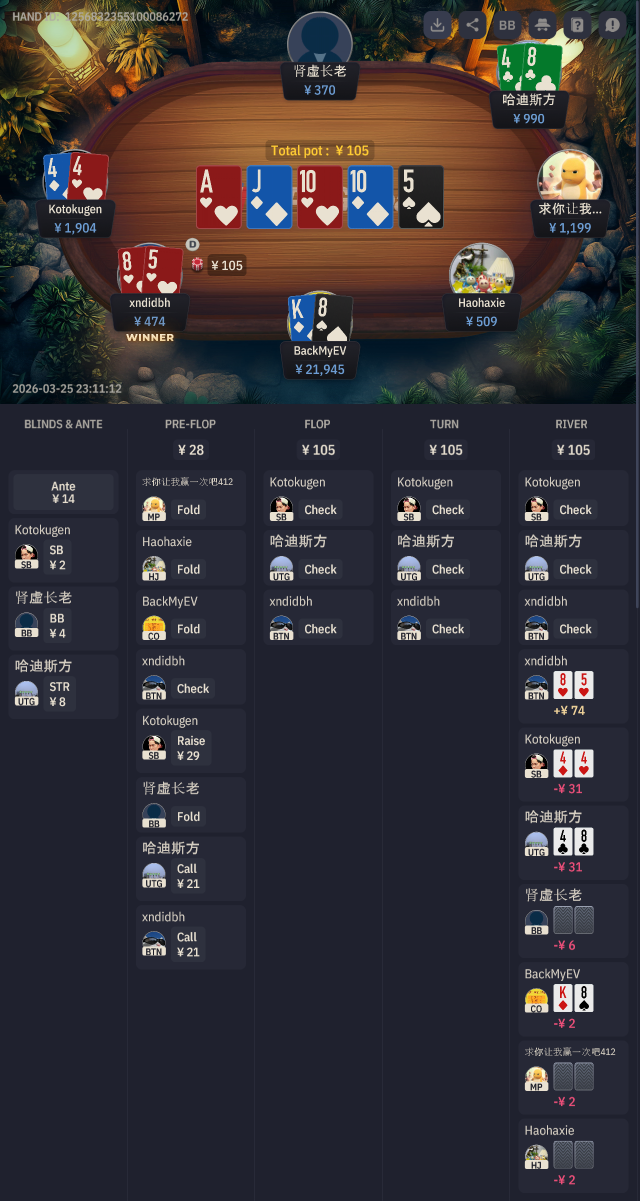
#> input picture ocr-service/ocrtestMain.png, 1280 x 2402 px (shown at 1/2 size)
$ python test_pipeline.py
#> lines starting #> are read from the running program, lines starting #| are printed output that depends on the picture
### ocr-service/engine.py
import re
import os
import json
import logging
import time

import cv2
import numpy as np

logger = logging.getLogger(__name__)

# ─────────────────────────────────────────────
# Card Recognition Utilities
# ─────────────────────────────────────────────

VALID_RANKS = frozenset({'a', 'k', 'q', 'j', 't', '10', '9', '8', '7', '6', '5', '4', '3', '2'})

RANK_MAP = {
    '10': '10', '1o': '10', 'io': '10', 'l0': '10',
    '1': 'A',
    '09': '9', '06': '6', '08': '8', '07': '7',
    '05': '5', '04': '4', '03': '3', '02': '2',
    'o9': '9', 'o6': '6', 'o8': '8', 'o4': '4',
    'ok': 'K', 'oq': 'Q', 'oj': 'J',
}

# Pre-compiled regex patterns (avoid re-compiling per call)
_RE_RANK_SUIT = re.compile(r'^((?:10|[2-9TJQKA]))([HDCS])$', re.IGNORECASE)
_RE_RANK_SUIT_VALID = re.compile(r'^(?:10|[2-9TJQKA])[HDCS]$', re.IGNORECASE)


# [40 lines left out: functions normalize_card_rank, is_valid_card_rank, not called in this run]


# ─────────────────────────────────────────────
# LayoutEngine
# ─────────────────────────────────────────────
class LayoutEngine:
    def __init__(self, config_path="layout_config.json"):
        if os.path.exists(config_path):
            with open(config_path, 'r') as f:
                self.config = json.load(f)
        else:
            self.config = {"layouts": []}
        self.templates_dir = "templates/anchors"
        self._x_scale = 1.0

        # Cache anchor templates at init — avoid cv2.imread per frame
        self._anchor_cache = {}
        for layout in self.config.get('layouts', []):
            anchor_file = layout.get('anchor_file')
            if anchor_file:
                template_path = os.path.join(self.templates_dir, anchor_file)
                if os.path.exists(template_path):
                    img = cv2.imread(template_path, 0)
                    if img is not None:
                        self._anchor_cache[anchor_file] = img

    def match_layout(self, image, ocr_engine=None):
        """
        Multi-signal layout detection.
        Score = anchor_match (70%) + aspect_ratio bonus (30%).
        OCR keyword matching is optional and skipped if ocr_engine is None.
        Returns (layout_dict, score) for best match above threshold.
        """
        gray = cv2.cvtColor(image, cv2.COLOR_BGR2GRAY)
        h, w = image.shape[:2]
        aspect_ratio = w / float(h)

        # Call OCR only if an engine is provided (for backward compat)
        ocr_results = []
        if ocr_engine:
            try:
                res = ocr_engine.ocr(image, cls=False)
                if res and res[0]:
                    ocr_results = res[0]
            except Exception as e:
                logger.warning(f"[LayoutEngine] OCR signal failed: {e}")

        best_match = None
        max_score = -1
        anchor_weight = 0.6 if ocr_results else 0.7

        for layout in self.config.get('layouts', []):
            score = 0.0

            # Signal 1: Anchor template matching (from cache)
            anchor_file = layout.get('anchor_file')
            if anchor_file:
                template = self._anchor_cache.get(anchor_file)
                if template is not None:
                    res = cv2.matchTemplate(gray, template, cv2.TM_CCOEFF_NORMED)
                    _, cur_max_val, _, _ = cv2.minMaxLoc(res)
                    score += cur_max_val * anchor_weight
                    logger.debug(f"[LayoutEngine] {layout['name']} anchor score: {cur_max_val:.3f}")

            # Signal 2: OCR keyword match (weight 30%, skipped if no OCR)
            keyword = layout.get('anchor_text', '').lower()
            if keyword and ocr_results:
                for line in ocr_results:
                    if keyword in line[1][0].lower():
                        score += line[1][1] * 0.3
                        break

            # Signal 3: Aspect ratio — gradual penalty (not cliff)
            target_ratio = layout.get('aspect_ratio', 1.77)
            ratio_diff = abs(aspect_ratio - target_ratio)

            if ratio_diff < 0.2:
                score += 0.1
            else:
                score -= min(ratio_diff * 0.3, 0.2)

            threshold = layout.get('threshold', 0.5)
            if score > threshold and score > max_score:
                max_score = score
                best_match = (layout, score)

        # Calculate sidebar scale factor for the matched layout
        if best_match:
            matched_layout = best_match[0]
            target_ratio = matched_layout.get('aspect_ratio', aspect_ratio)
            sidebar_region = matched_layout.get('regions', {}).get('sidebar')

            if sidebar_region and aspect_ratio < target_ratio * 0.85:
                self._x_scale = sidebar_region.get('x1', 0.8)
                logger.info(f"[LayoutEngine] Sidebar crop detected: x_scale={self._x_scale:.2f}")
            else:
                self._x_scale = 1.0

        return best_match

    # [23 lines left out: function crop_region, not called in this run]


# ─────────────────────────────────────────────
# CardDetector
# ─────────────────────────────────────────────

# Labels that easily raise false positives due to thin/generic shapes
_PENALIZED_LABELS = frozenset({'J', 'Q', '7', '1', 'I'})

# Context-specific configuration
_CONTEXT_CONFIG = {
    "board": {
        "rank_scales": [1.0],
        "suit_scales": [1.0],
        "suit_threshold": 0.80,
        "rank_threshold": 0.75,
        "max_dx": 80,
        "max_dy": 120,
    },
    "_default": {
        "rank_scales": [0.5, 0.6],
        "suit_scales_small": [0.9, 1.0, 1.1],
        "suit_scales_board_fallback": [0.5, 0.6],
        "suit_threshold": 0.70,
        "rank_threshold": 0.70,
        "max_dx": 40,
        "max_dy": 70,
        "fallback_scales": [0.4, 0.5, 0.6, 0.7],
    },
}

# Collect every unique scale used across all contexts — pre-compute these at load time
_ALL_SCALES = set()
for _cfg in _CONTEXT_CONFIG.values():
    for _key, _val in _cfg.items():
        if isinstance(_val, list) and _key.endswith('scales') or _key.endswith('_scales') or 'scale' in _key:
            _ALL_SCALES.update(_val)
_ALL_SCALES = sorted(_ALL_SCALES)


# [13 lines left out: function _prescale_template, not called in this run]


class CardDetector:
    # [632 lines left out: functions __init__, _snapshot_mtime, reload_if_changed, _load_templates, _load_template_dir, _save_debug and 9 more, not called in this run]

### ocr-service/test_pipeline.py
"""
test_pipeline.py — End-to-end test for the merged OCR pipeline.
Tests action_parser + engine (CardDetector) without Celery/Redis.
"""

# ── Suppress only system/3rd party noisy logs ──
import os
os.environ["PPOCR_LOG_LEVEL"] = "ERROR"
import warnings
warnings.filterwarnings("ignore")
import logging
# Only disable logs for specific modules if needed, but keep our DEBUG ones
for m in ["paddle", "onnxruntime"]:
    logging.getLogger(m).setLevel(logging.ERROR)

import sys
import io
import cv2
import numpy as np
import json
import re

# Force UTF-8 encoding for console output to correctly display Chinese names on Windows
if sys.platform == 'win32':
    import codecs
    # Try to set codepage 65001 (UTF-8) programmatically
    try:
        os.system('chcp 65001 > nul')
        # On modern Python, reconfigure is better
        if hasattr(sys.stdout, 'reconfigure'):
            sys.stdout.reconfigure(encoding='utf-8')
            sys.stderr.reconfigure(encoding='utf-8')
    except:
        pass
    # Fallback to codecs wrapper if reconfigure failed or not enough
    if not hasattr(sys.stdout, 'reconfigure'):
        sys.stdout = codecs.getwriter('utf-8')(sys.stdout.buffer, 'replace')
        sys.stderr = codecs.getwriter('utf-8')(sys.stderr.buffer, 'replace')
elif hasattr(sys.stdout, 'buffer'):
    sys.stdout = io.TextIOWrapper(sys.stdout.buffer, encoding='utf-8', errors='replace')

# Configure basic logging for our output
logging.basicConfig(level=logging.DEBUG, format='%(message)s')
logger = logging.getLogger("test_pipeline")

from paddleocr import PaddleOCR
from engine import LayoutEngine, CardDetector
from action_parser import ActionLogParser, greedy_pot, parse_bb_value, format_bb, STREET_KEYS
import time
from concurrent.futures import ThreadPoolExecutor


def test_pipeline(img_path="ocrtestMain.png"):
#> called with img_path = 'ocrtestMain.png'
    if not os.path.exists(img_path):
        print(f"[ERROR] Image not found: {img_path}")
        return

    print("=" * 60)
    print(f"  OCR Pipeline Test: {img_path}")
    print("=" * 60)

    img = cv2.imread(img_path)
#> img is the input picture: shape (2402, 1280, 3); mean B, G, R 54.3, 49.3, 53.2
    if img is None:
        print(f"[ERROR] Could not load image: {img_path}")
        return
    h, w = img.shape[:2]
    print(f"  Image size: {w}x{h}")

    # 1. Layout Detection (template-only, no OCR needed)
    engine = LayoutEngine()
#> (reads ocr-service/layout_config.json from the repository)
    t0 = time.time()
    best_match = engine.match_layout(img)
#> in match_layout, `gray = cv2.cvtColor(image, cv2.COLOR_BGR2GRAY)`:
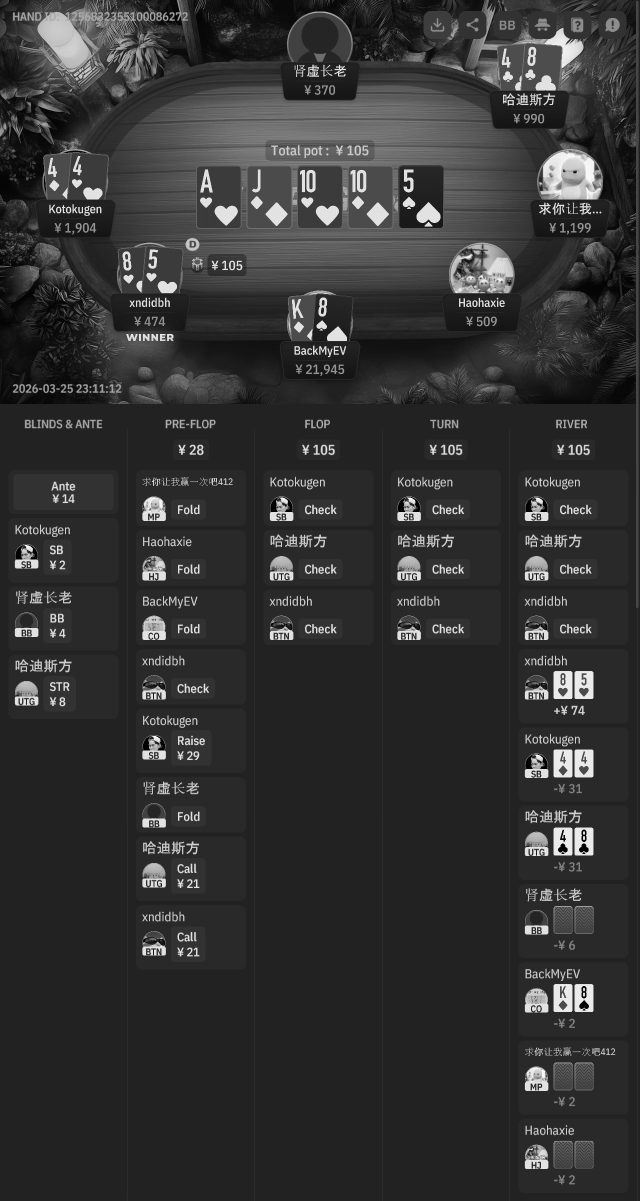
#> gray: shape (2402, 1280) (shown at 1/2 size); min 0, max 255, mean 51.1
#> (the rest of the program and of its run is left out)
